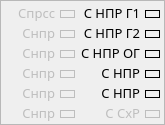
     <widget class="QFrame" name="frameSinhro">
      <property name="enabled">
       <bool>true</bool>
      </property>
      <property name="geometry">
       <rect>
        <x>7</x>
        <y>20</y>
        <width>165</width>
        <height>125</height>
       </rect>
      </property>
      <property name="frameShape">
       <enum>QFrame::StyledPanel</enum>
      </property>
      <property name="frameShadow">
       <enum>QFrame::Raised</enum>
      </property>
      <widget class="QLabel" name="labelPLCManual_72">
       <property name="enabled">
        <bool>false</bool>
       </property>
       <property name="geometry">
        <rect>
         <x>3</x>
         <y>5</y>
         <width>52</width>
         <height>16</height>
        </rect>
       </property>
       <property name="sizePolicy">
        <sizepolicy hsizetype="Fixed" vsizetype="Fixed">
         <horstretch>0</horstretch>
         <verstretch>0</verstretch>
        </sizepolicy>
       </property>
       <property name="font">
        <font>
         <family>Ubuntu Condensed</family>
         <pointsize>10</pointsize>
         <stylestrategy>PreferAntialias</stylestrategy>
        </font>
       </property>
       <property name="styleSheet">
        <string notr="true"/>
       </property>
       <property name="text">
        <string>Спрсс</string>
       </property>
       <property name="alignment">
        <set>Qt::AlignRight|Qt::AlignTrailing|Qt::AlignVCenter</set>
       </property>
       <property name="wordWrap">
        <bool>true</bool>
       </property>
      </widget>
      <widget class="QLabel" name="labelPLCManual_78">
       <property name="enabled">
        <bool>false</bool>
       </property>
       <property name="geometry">
        <rect>
         <x>3</x>
         <y>25</y>
         <width>52</width>
         <height>16</height>
        </rect>
       </property>
       <property name="sizePolicy">
        <sizepolicy hsizetype="Fixed" vsizetype="Fixed">
         <horstretch>0</horstretch>
         <verstretch>0</verstretch>
        </sizepolicy>
       </property>
       <property name="font">
        <font>
         <family>Ubuntu Condensed</family>
         <pointsize>10</pointsize>
         <stylestrategy>PreferAntialias</stylestrategy>
        </font>
       </property>
       <property name="styleSheet">
        <string notr="true"/>
       </property>
       <property name="text">
        <string>Снпр ИЗП</string>
       </property>
       <property name="alignment">
        <set>Qt::AlignRight|Qt::AlignTrailing|Qt::AlignVCenter</set>
       </property>
       <property name="wordWrap">
        <bool>true</bool>
       </property>
      </widget>
      <widget class="QLabel" name="labelPLCManual_79">
       <property name="enabled">
        <bool>false</bool>
       </property>
       <property name="geometry">
        <rect>
         <x>3</x>
         <y>45</y>
         <width>52</width>
         <height>16</height>
        </rect>
       </property>
       <property name="sizePolicy">
        <sizepolicy hsizetype="Fixed" vsizetype="Fixed">
         <horstretch>0</horstretch>
         <verstretch>0</verstretch>
        </sizepolicy>
       </property>
       <property name="font">
        <font>
         <family>Ubuntu Condensed</family>
         <pointsize>10</pointsize>
         <stylestrategy>PreferAntialias</stylestrategy>
        </font>
       </property>
       <property name="styleSheet">
        <string notr="true"/>
       </property>
       <property name="text">
        <string>Снпр ТИ</string>
       </property>
       <property name="alignment">
        <set>Qt::AlignRight|Qt::AlignTrailing|Qt::AlignVCenter</set>
       </property>
       <property name="wordWrap">
        <bool>true</bool>
       </property>
      </widget>
      <widget class="QLabel" name="labelPLCManual_80">
       <property name="enabled">
        <bool>false</bool>
       </property>
       <property name="geometry">
        <rect>
         <x>3</x>
         <y>65</y>
         <width>52</width>
         <height>16</height>
        </rect>
       </property>
       <property name="sizePolicy">
        <sizepolicy hsizetype="Fixed" vsizetype="Fixed">
         <horstretch>0</horstretch>
         <verstretch>0</verstretch>
        </sizepolicy>
       </property>
       <property name="font">
        <font>
         <family>Ubuntu Condensed</family>
         <pointsize>10</pointsize>
         <stylestrategy>PreferAntialias</stylestrategy>
        </font>
       </property>
       <property name="styleSheet">
        <string notr="true"/>
       </property>
       <property name="text">
        <string>Снпр МЗГ</string>
       </property>
       <property name="alignment">
        <set>Qt::AlignRight|Qt::AlignTrailing|Qt::AlignVCenter</set>
       </property>
       <property name="wordWrap">
        <bool>true</bool>
       </property>
      </widget>
      <widget class="QLabel" name="labelPLCManual_81">
       <property name="enabled">
        <bool>false</bool>
       </property>
       <property name="geometry">
        <rect>
         <x>3</x>
         <y>85</y>
         <width>52</width>
         <height>16</height>
        </rect>
       </property>
       <property name="sizePolicy">
        <sizepolicy hsizetype="Fixed" vsizetype="Fixed">
         <horstretch>0</horstretch>
         <verstretch>0</verstretch>
        </sizepolicy>
       </property>
       <property name="font">
        <font>
         <family>Ubuntu Condensed</family>
         <pointsize>10</pointsize>
         <stylestrategy>PreferAntialias</stylestrategy>
        </font>
       </property>
       <property name="styleSheet">
        <string notr="true"/>
       </property>
       <property name="text">
        <string>Снпр ГЧМ</string>
       </property>
       <property name="alignment">
        <set>Qt::AlignRight|Qt::AlignTrailing|Qt::AlignVCenter</set>
       </property>
       <property name="wordWrap">
        <bool>true</bool>
       </property>
      </widget>
      <widget class="QLabel" name="labelPLCManual_82">
       <property name="enabled">
        <bool>false</bool>
       </property>
       <property name="geometry">
        <rect>
         <x>3</x>
         <y>105</y>
         <width>52</width>
         <height>16</height>
        </rect>
       </property>
       <property name="sizePolicy">
        <sizepolicy hsizetype="Fixed" vsizetype="Fixed">
         <horstretch>0</horstretch>
         <verstretch>0</verstretch>
        </sizepolicy>
       </property>
       <property name="font">
        <font>
         <family>Ubuntu Condensed</family>
         <pointsize>10</pointsize>
         <stylestrategy>PreferAntialias</stylestrategy>
        </font>
       </property>
       <property name="styleSheet">
        <string notr="true"/>
       </property>
       <property name="text">
        <string>Снпр ОГ</string>
       </property>
       <property name="alignment">
        <set>Qt::AlignRight|Qt::AlignTrailing|Qt::AlignVCenter</set>
       </property>
       <property name="wordWrap">
        <bool>true</bool>
       </property>
      </widget>
      <widget class="QLabel" name="labelPLCManual_83">
       <property name="enabled">
        <bool>false</bool>
       </property>
       <property name="geometry">
        <rect>
         <x>3</x>
         <y>125</y>
         <width>52</width>
         <height>16</height>
        </rect>
       </property>
       <property name="sizePolicy">
        <sizepolicy hsizetype="Fixed" vsizetype="Fixed">
         <horstretch>0</horstretch>
         <verstretch>0</verstretch>
        </sizepolicy>
       </property>
       <property name="font">
        <font>
         <family>Ubuntu Condensed</family>
         <pointsize>10</pointsize>
         <stylestrategy>PreferAntialias</stylestrategy>
        </font>
       </property>
       <property name="styleSheet">
        <string notr="true"/>
       </property>
       <property name="text">
        <string>Снлчм СЧ</string>
       </property>
       <property name="alignment">
        <set>Qt::AlignRight|Qt::AlignTrailing|Qt::AlignVCenter</set>
       </property>
       <property name="wordWrap">
        <bool>true</bool>
       </property>
      </widget>
      <widget class="QLabel" name="label_sprss">
       <property name="enabled">
        <bool>false</bool>
       </property>
       <property name="geometry">
        <rect>
         <x>60</x>
         <y>10</y>
         <width>15</width>
         <height>8</height>
        </rect>
       </property>
       <property name="font">
        <font>
         <pointsize>1</pointsize>
        </font>
       </property>
       <property name="accessibleDescription">
        <string>Lamp</string>
       </property>
       <property name="frameShape">
        <enum>QFrame::Box</enum>
       </property>
       <property name="text">
        <string/>
       </property>
       <property name="alignment">
        <set>Qt::AlignCenter</set>
       </property>
       <property name="wordWrap">
        <bool>false</bool>
       </property>
       <property name="indent">
        <number>-1</number>
       </property>
       <property name="textInteractionFlags">
        <set>Qt::NoTextInteraction</set>
       </property>
      </widget>
      <widget class="QLabel" name="label_snprIZP">
       <property name="enabled">
        <bool>false</bool>
       </property>
       <property name="geometry">
        <rect>
         <x>60</x>
         <y>30</y>
         <width>15</width>
         <height>8</height>
        </rect>
       </property>
       <property name="font">
        <font>
         <pointsize>1</pointsize>
        </font>
       </property>
       <property name="accessibleDescription">
        <string>Lamp</string>
       </property>
       <property name="frameShape">
        <enum>QFrame::Box</enum>
       </property>
       <property name="text">
        <string/>
       </property>
       <property name="alignment">
        <set>Qt::AlignCenter</set>
       </property>
       <property name="wordWrap">
        <bool>false</bool>
       </property>
       <property name="indent">
        <number>-1</number>
       </property>
       <property name="textInteractionFlags">
        <set>Qt::NoTextInteraction</set>
       </property>
      </widget>
      <widget class="QLabel" name="label_snprTI">
       <property name="enabled">
        <bool>false</bool>
       </property>
       <property name="geometry">
        <rect>
         <x>60</x>
         <y>50</y>
         <width>15</width>
         <height>8</height>
        </rect>
       </property>
       <property name="font">
        <font>
         <pointsize>1</pointsize>
        </font>
       </property>
       <property name="accessibleDescription">
        <string>Lamp</string>
       </property>
       <property name="frameShape">
        <enum>QFrame::Box</enum>
       </property>
       <property name="text">
        <string/>
       </property>
       <property name="alignment">
        <set>Qt::AlignCenter</set>
       </property>
       <property name="wordWrap">
        <bool>false</bool>
       </property>
       <property name="indent">
        <number>-1</number>
       </property>
       <property name="textInteractionFlags">
        <set>Qt::NoTextInteraction</set>
       </property>
      </widget>
      <widget class="QLabel" name="label_snprMZG">
       <property name="enabled">
        <bool>false</bool>
       </property>
       <property name="geometry">
        <rect>
         <x>60</x>
         <y>70</y>
         <width>15</width>
         <height>8</height>
        </rect>
       </property>
       <property name="font">
        <font>
         <pointsize>1</pointsize>
        </font>
       </property>
       <property name="accessibleDescription">
        <string>Lamp</string>
       </property>
       <property name="frameShape">
        <enum>QFrame::Box</enum>
       </property>
       <property name="text">
        <string/>
       </property>
       <property name="alignment">
        <set>Qt::AlignCenter</set>
       </property>
       <property name="wordWrap">
        <bool>false</bool>
       </property>
       <property name="indent">
        <number>-1</number>
       </property>
       <property name="textInteractionFlags">
        <set>Qt::NoTextInteraction</set>
       </property>
      </widget>
      <widget class="QLabel" name="label_snprGChM">
       <property name="enabled">
        <bool>false</bool>
       </property>
       <property name="geometry">
        <rect>
         <x>60</x>
         <y>90</y>
         <width>15</width>
         <height>8</height>
        </rect>
       </property>
       <property name="font">
        <font>
         <pointsize>1</pointsize>
        </font>
       </property>
       <property name="accessibleDescription">
        <string>Lamp</string>
       </property>
       <property name="frameShape">
        <enum>QFrame::Box</enum>
       </property>
       <property name="text">
        <string/>
       </property>
       <property name="alignment">
        <set>Qt::AlignCenter</set>
       </property>
       <property name="wordWrap">
        <bool>false</bool>
       </property>
       <property name="indent">
        <number>-1</number>
       </property>
       <property name="textInteractionFlags">
        <set>Qt::NoTextInteraction</set>
       </property>
      </widget>
      <widget class="QLabel" name="label_snprOG">
       <property name="enabled">
        <bool>false</bool>
       </property>
       <property name="geometry">
        <rect>
         <x>60</x>
         <y>110</y>
         <width>15</width>
         <height>8</height>
        </rect>
       </property>
       <property name="font">
        <font>
         <pointsize>1</pointsize>
        </font>
       </property>
       <property name="accessibleDescription">
        <string>Lamp</string>
       </property>
       <property name="frameShape">
        <enum>QFrame::Box</enum>
       </property>
       <property name="text">
        <string/>
       </property>
       <property name="alignment">
        <set>Qt::AlignCenter</set>
       </property>
       <property name="wordWrap">
        <bool>false</bool>
       </property>
       <property name="indent">
        <number>-1</number>
       </property>
       <property name="textInteractionFlags">
        <set>Qt::NoTextInteraction</set>
       </property>
      </widget>
      <widget class="QLabel" name="label_snlchmSCh">
       <property name="enabled">
        <bool>false</bool>
       </property>
       <property name="geometry">
        <rect>
         <x>60</x>
         <y>130</y>
         <width>15</width>
         <height>8</height>
        </rect>
       </property>
       <property name="font">
        <font>
         <pointsize>1</pointsize>
        </font>
       </property>
       <property name="accessibleDescription">
        <string>Lamp</string>
       </property>
       <property name="frameShape">
        <enum>QFrame::Box</enum>
       </property>
       <property name="text">
        <string/>
       </property>
       <property name="alignment">
        <set>Qt::AlignCenter</set>
       </property>
       <property name="wordWrap">
        <bool>false</bool>
       </property>
       <property name="indent">
        <number>-1</number>
       </property>
       <property name="textInteractionFlags">
        <set>Qt::NoTextInteraction</set>
       </property>
      </widget>
      <widget class="QLabel" name="labelPLCManual_85">
       <property name="geometry">
        <rect>
         <x>80</x>
         <y>5</y>
         <width>60</width>
         <height>16</height>
        </rect>
       </property>
       <property name="sizePolicy">
        <sizepolicy hsizetype="Fixed" vsizetype="Fixed">
         <horstretch>0</horstretch>
         <verstretch>0</verstretch>
        </sizepolicy>
       </property>
       <property name="font">
        <font>
         <family>Ubuntu Condensed</family>
         <pointsize>10</pointsize>
         <stylestrategy>PreferAntialias</stylestrategy>
        </font>
       </property>
       <property name="styleSheet">
        <string notr="true"/>
       </property>
       <property name="text">
        <string>С НПР Г1</string>
       </property>
       <property name="alignment">
        <set>Qt::AlignRight|Qt::AlignTrailing|Qt::AlignVCenter</set>
       </property>
       <property name="wordWrap">
        <bool>true</bool>
       </property>
      </widget>
      <widget class="QLabel" name="labelPLCManual_86">
       <property name="geometry">
        <rect>
         <x>80</x>
         <y>25</y>
         <width>60</width>
         <height>16</height>
        </rect>
       </property>
       <property name="sizePolicy">
        <sizepolicy hsizetype="Fixed" vsizetype="Fixed">
         <horstretch>0</horstretch>
         <verstretch>0</verstretch>
        </sizepolicy>
       </property>
       <property name="font">
        <font>
         <family>Ubuntu Condensed</family>
         <pointsize>10</pointsize>
         <stylestrategy>PreferAntialias</stylestrategy>
        </font>
       </property>
       <property name="styleSheet">
        <string notr="true"/>
       </property>
       <property name="text">
        <string>С НПР Г2</string>
       </property>
       <property name="alignment">
        <set>Qt::AlignRight|Qt::AlignTrailing|Qt::AlignVCenter</set>
       </property>
       <property name="wordWrap">
        <bool>true</bool>
       </property>
      </widget>
      <widget class="QLabel" name="labelPLCManual_87">
       <property name="geometry">
        <rect>
         <x>80</x>
         <y>45</y>
         <width>60</width>
         <height>16</height>
        </rect>
       </property>
       <property name="sizePolicy">
        <sizepolicy hsizetype="Fixed" vsizetype="Fixed">
         <horstretch>0</horstretch>
         <verstretch>0</verstretch>
        </sizepolicy>
       </property>
       <property name="font">
        <font>
         <family>Ubuntu Condensed</family>
         <pointsize>10</pointsize>
         <stylestrategy>PreferAntialias</stylestrategy>
        </font>
       </property>
       <property name="styleSheet">
        <string notr="true"/>
       </property>
       <property name="text">
        <string>С НПР ОГ</string>
       </property>
       <property name="alignment">
        <set>Qt::AlignRight|Qt::AlignTrailing|Qt::AlignVCenter</set>
       </property>
       <property name="wordWrap">
        <bool>true</bool>
       </property>
      </widget>
      <widget class="QLabel" name="labelPLCManual_88">
       <property name="geometry">
        <rect>
         <x>85</x>
         <y>65</y>
         <width>55</width>
         <height>16</height>
        </rect>
       </property>
       <property name="sizePolicy">
        <sizepolicy hsizetype="Fixed" vsizetype="Fixed">
         <horstretch>0</horstretch>
         <verstretch>0</verstretch>
        </sizepolicy>
       </property>
       <property name="font">
        <font>
         <family>Ubuntu Condensed</family>
         <pointsize>10</pointsize>
         <stylestrategy>PreferAntialias</stylestrategy>
        </font>
       </property>
       <property name="styleSheet">
        <string notr="true"/>
       </property>
       <property name="text">
        <string>С НПР ЧМ</string>
       </property>
       <property name="alignment">
        <set>Qt::AlignRight|Qt::AlignTrailing|Qt::AlignVCenter</set>
       </property>
       <property name="wordWrap">
        <bool>true</bool>
       </property>
      </widget>
      <widget class="QLabel" name="labelPLCManual_89">
       <property name="geometry">
        <rect>
         <x>80</x>
         <y>85</y>
         <width>60</width>
         <height>16</height>
        </rect>
       </property>
       <property name="sizePolicy">
        <sizepolicy hsizetype="Fixed" vsizetype="Fixed">
         <horstretch>0</horstretch>
         <verstretch>0</verstretch>
        </sizepolicy>
       </property>
       <property name="font">
        <font>
         <family>Ubuntu Condensed</family>
         <pointsize>10</pointsize>
         <stylestrategy>PreferAntialias</stylestrategy>
        </font>
       </property>
       <property name="styleSheet">
        <string notr="true"/>
       </property>
       <property name="text">
        <string>С НПР ЛЧМ</string>
       </property>
       <property name="alignment">
        <set>Qt::AlignRight|Qt::AlignTrailing|Qt::AlignVCenter</set>
       </property>
       <property name="wordWrap">
        <bool>true</bool>
       </property>
      </widget>
      <widget class="QLabel" name="labelPLCManual_84">
       <property name="enabled">
        <bool>false</bool>
       </property>
       <property name="geometry">
        <rect>
         <x>80</x>
         <y>105</y>
         <width>60</width>
         <height>16</height>
        </rect>
       </property>
       <property name="sizePolicy">
        <sizepolicy hsizetype="Fixed" vsizetype="Fixed">
         <horstretch>0</horstretch>
         <verstretch>0</verstretch>
        </sizepolicy>
       </property>
       <property name="font">
        <font>
         <family>Ubuntu Condensed</family>
         <pointsize>10</pointsize>
         <stylestrategy>PreferAntialias</stylestrategy>
        </font>
       </property>
       <property name="styleSheet">
        <string notr="true"/>
       </property>
       <property name="text">
        <string>С СхР</string>
       </property>
       <property name="alignment">
        <set>Qt::AlignRight|Qt::AlignTrailing|Qt::AlignVCenter</set>
       </property>
       <property name="wordWrap">
        <bool>true</bool>
       </property>
      </widget>
      <widget class="QLabel" name="label_nprG1">
       <property name="enabled">
        <bool>true</bool>
       </property>
       <property name="geometry">
        <rect>
         <x>145</x>
         <y>10</y>
         <width>15</width>
         <height>8</height>
        </rect>
       </property>
       <property name="font">
        <font>
         <pointsize>1</pointsize>
        </font>
       </property>
       <property name="accessibleDescription">
        <string>Lamp</string>
       </property>
       <property name="frameShape">
        <enum>QFrame::Box</enum>
       </property>
       <property name="text">
        <string/>
       </property>
       <property name="alignment">
        <set>Qt::AlignCenter</set>
       </property>
       <property name="wordWrap">
        <bool>false</bool>
       </property>
       <property name="indent">
        <number>-1</number>
       </property>
       <property name="textInteractionFlags">
        <set>Qt::NoTextInteraction</set>
       </property>
      </widget>
      <widget class="QLabel" name="label_nprG2">
       <property name="enabled">
        <bool>true</bool>
       </property>
       <property name="geometry">
        <rect>
         <x>145</x>
         <y>30</y>
         <width>15</width>
         <height>8</height>
        </rect>
       </property>
       <property name="font">
        <font>
         <pointsize>1</pointsize>
        </font>
       </property>
       <property name="accessibleDescription">
        <string>Lamp</string>
       </property>
       <property name="frameShape">
        <enum>QFrame::Box</enum>
       </property>
       <property name="text">
        <string/>
       </property>
       <property name="alignment">
        <set>Qt::AlignCenter</set>
       </property>
       <property name="wordWrap">
        <bool>false</bool>
       </property>
       <property name="indent">
        <number>-1</number>
       </property>
       <property name="textInteractionFlags">
        <set>Qt::NoTextInteraction</set>
       </property>
      </widget>
      <widget class="QLabel" name="label_nprOG">
       <property name="enabled">
        <bool>true</bool>
       </property>
       <property name="geometry">
        <rect>
         <x>145</x>
         <y>50</y>
         <width>15</width>
         <height>8</height>
        </rect>
       </property>
       <property name="font">
        <font>
         <pointsize>1</pointsize>
        </font>
       </property>
       <property name="accessibleDescription">
        <string>Lamp</string>
       </property>
       <property name="frameShape">
        <enum>QFrame::Box</enum>
       </property>
       <property name="text">
        <string/>
       </property>
       <property name="alignment">
        <set>Qt::AlignCenter</set>
       </property>
       <property name="wordWrap">
        <bool>false</bool>
       </property>
       <property name="indent">
        <number>-1</number>
       </property>
       <property name="textInteractionFlags">
        <set>Qt::NoTextInteraction</set>
       </property>
      </widget>
      <widget class="QLabel" name="label_nprChM">
       <property name="enabled">
        <bool>true</bool>
       </property>
       <property name="geometry">
        <rect>
         <x>145</x>
         <y>70</y>
         <width>15</width>
         <height>8</height>
        </rect>
       </property>
       <property name="font">
        <font>
         <pointsize>1</pointsize>
        </font>
       </property>
       <property name="accessibleDescription">
        <string>Lamp</string>
       </property>
       <property name="frameShape">
        <enum>QFrame::Box</enum>
       </property>
       <property name="text">
        <string/>
       </property>
       <property name="alignment">
        <set>Qt::AlignCenter</set>
       </property>
       <property name="wordWrap">
        <bool>false</bool>
       </property>
       <property name="indent">
        <number>-1</number>
       </property>
       <property name="textInteractionFlags">
        <set>Qt::NoTextInteraction</set>
       </property>
      </widget>
      <widget class="QLabel" name="label_nprLChM">
       <property name="enabled">
        <bool>true</bool>
       </property>
       <property name="geometry">
        <rect>
         <x>145</x>
         <y>90</y>
         <width>15</width>
         <height>8</height>
        </rect>
       </property>
       <property name="font">
        <font>
         <pointsize>1</pointsize>
        </font>
       </property>
       <property name="accessibleDescription">
        <string>Lamp</string>
       </property>
       <property name="frameShape">
        <enum>QFrame::Box</enum>
       </property>
       <property name="text">
        <string/>
       </property>
       <property name="alignment">
        <set>Qt::AlignCenter</set>
       </property>
       <property name="wordWrap">
        <bool>false</bool>
       </property>
       <property name="indent">
        <number>-1</number>
       </property>
       <property name="textInteractionFlags">
        <set>Qt::NoTextInteraction</set>
       </property>
      </widget>
      <widget class="QLabel" name="label_sShR">
       <property name="enabled">
        <bool>false</bool>
       </property>
       <property name="geometry">
        <rect>
         <x>145</x>
         <y>110</y>
         <width>15</width>
         <height>8</height>
        </rect>
       </property>
       <property name="font">
        <font>
         <pointsize>1</pointsize>
        </font>
       </property>
       <property name="accessibleDescription">
        <string>Lamp</string>
       </property>
       <property name="frameShape">
        <enum>QFrame::Box</enum>
       </property>
       <property name="text">
        <string/>
       </property>
       <property name="alignment">
        <set>Qt::AlignCenter</set>
       </property>
       <property name="wordWrap">
        <bool>false</bool>
       </property>
       <property name="indent">
        <number>-1</number>
       </property>
       <property name="textInteractionFlags">
        <set>Qt::NoTextInteraction</set>
       </property>
      </widget>
     </widget>
